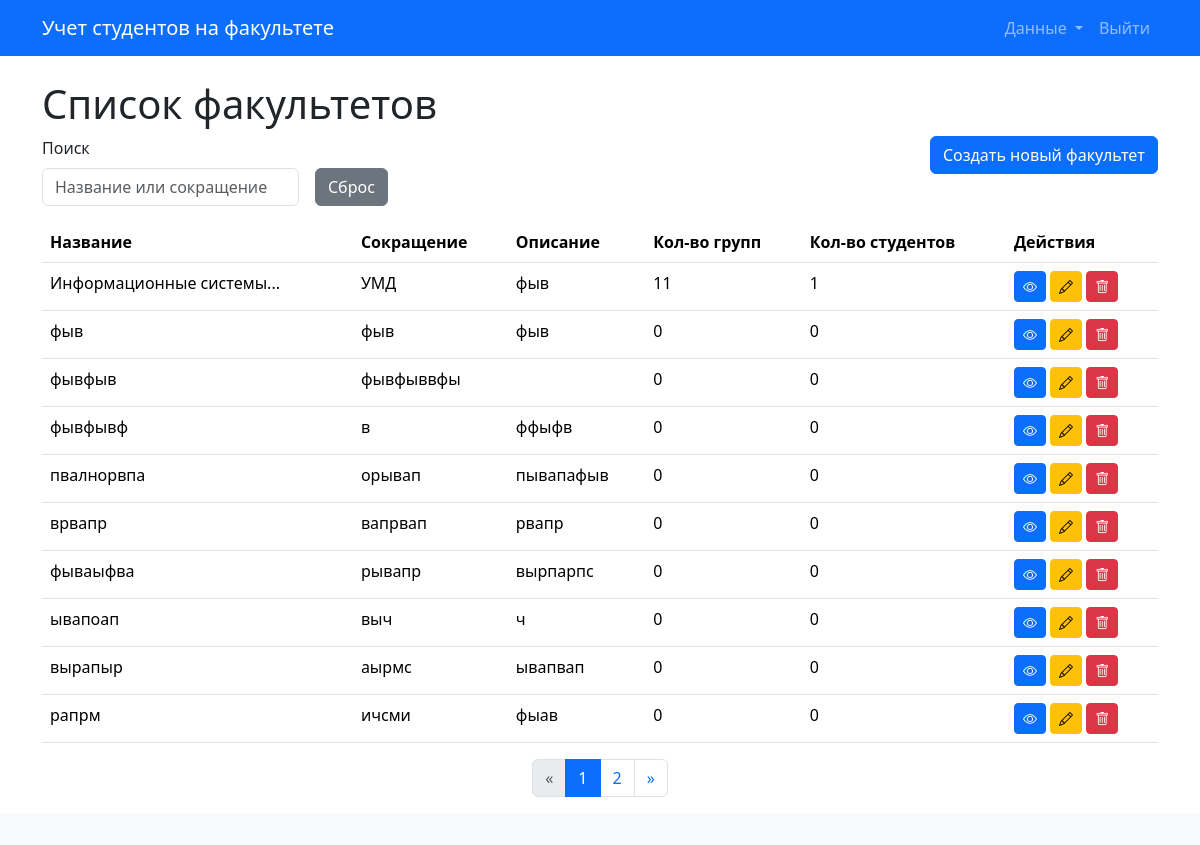
The app's page /faculties/ with its own data.
### app/models.py (models this page shows)
class Faculty(db.Model):
    id = db.Column(db.Integer, primary_key=True)
    name = db.Column(db.String(128), nullable=False)
    short_name = db.Column(db.String(32), nullable=False)
    description = db.Column(db.Text)
    groups = db.relationship('Group', backref='faculty', cascade='all, delete-orphan')

### app/routes/faculties.py (the view, shortened to what this page needs)
@bp.route('/')
def list_faculties():
    page = request.args.get('page', 1, type=int)
    per_page = 10
    search_query = request.args.get('search_query', '').strip()
    sort_column = request.args.get('sort_by', 'default')
    sort_order = request.args.get('order', 'asc')
    query = Faculty.query
    all_matching_faculties_from_db = query.all()
    faculties_processed = []
    for faculty_obj in all_matching_faculties_from_db:
        num_groups = Group.query.with_parent(faculty_obj).count()
        num_students = Student.query.join(Group).filter(Group.faculty_id == faculty_obj.id).count() if hasattr(Student, 'group_id') else 0
        faculties_processed.append({
            'id': faculty_obj.id,
            'name': faculty_obj.name,
            'short_name': faculty_obj.short_name,
            'description': faculty_obj.description,
            'num_groups': num_groups,
            'num_students': num_students
        })
    if sort_column != 'default' and faculties_processed and sort_column in faculties_processed[0].keys():
        faculties_processed.sort(key=lambda x: get_sort_key_faculties(x, sort_column), reverse=(sort_order == 'desc'))
    elif not faculties_processed:
        pass
    else:
         faculties_processed.sort(key=lambda x: x['id'])
    total_items = len(faculties_processed)
    start_index = (page - 1) * per_page
    end_index = start_index + per_page
    paginated_faculties_list = faculties_processed[start_index:end_index]
    class SimplePagination:
        def __init__(self, page, per_page, total_items, items):
            self.page = page
            self.per_page = per_page
            self.total = total_items
            self.items = items
            self.pages = (total_items + per_page - 1) // per_page if total_items > 0 else 0
        @property
        def has_prev(self):
            return self.page > 1
        @property
        def has_next(self):
            return self.page < self.pages
        @property
        def next_num(self):
            return self.page + 1 if self.has_next else None
        def iter_pages(self, left_edge=1, left_current=1, right_current=2, right_edge=1):
            last = 0
            for num in range(1, self.pages + 1):
                if num <= left_edge or \
                   (num > self.page - left_current - 1 and num < self.page + right_current) or \
                   num > self.pages - right_edge:
                    if last + 1 != num:
                        yield None
                    yield num
                    last = num
    pagination_obj = SimplePagination(page, per_page, total_items, paginated_faculties_list)
    return render_template('faculties/list.html',
                           pagination=pagination_obj,
                           search_query=search_query,
                           sort_by=sort_column,
                           order=sort_order
                           )

### app/templates/faculties/list.html (shortened to what this page needs)
{% extends "base.html" %}
{% block content %}
    <h1>Список факультетов</h1>
    <div class="row mb-3">
        <div class="col-md-8">
            <form method="GET" action="{{ url_for('.list_faculties') }}" class="row g-3 align-items-end" id="filterSortForm">
                <div class="col-auto">
                    <label for="search_query" class="form-label">Поиск</label>
                    <input type="text" name="search_query" id="search_query" class="form-control" placeholder="Название или сокращение" value="{{ request.args.get('search_query', '') }}" onchange="this.form.submit()">
                </div>
                 <div class="col-auto">
                    <a href="{{ url_for('.list_faculties') }}" class="btn btn-secondary">Сброс</a>
                </div>
            </form>
        </div>
        <div class="col-md-4 text-end">
            <a href="{{ url_for('.create_faculty') }}" class="btn btn-primary">Создать новый факультет</a>
        </div>
    </div>
    <table class="table table-hover">
        <thead>
            <tr>
                <th><a href="#" class="sortable-header" data-sort="name">Название</a></th>
                <th><a href="#" class="sortable-header" data-sort="short_name">Сокращение</a></th>
                <th><a href="#" class="sortable-header" data-sort="description">Описание</a></th>
                <th><a href="#" class="sortable-header" data-sort="groups">Кол-во групп</a></th>
                <th><a href="#" class="sortable-header" data-sort="students">Кол-во студентов</a></th>
                <th>Действия</th>
            </tr>
        </thead>
        <tbody>
            {% for faculty in pagination.items %}
            <tr>
                <td>{{ faculty.name | truncate(25, True, '...') }}</td>
                <td>{{ faculty.short_name }}</td>
                <td>{{ faculty.description | truncate(15, True, '...') if faculty.description else '' }}</td>
                <td>{{ faculty.num_groups }}</td>
                <td>{{ faculty.num_students }}</td>
                <td>
                    <a href="{{ url_for('faculty_groups.list_groups', faculty_id=faculty.id) }}" class="btn btn-sm btn-primary" title="Просмотр групп факультета"><i class="bi bi-eye"></i></a>
                    <a href="{{ url_for('.edit_faculty', id=faculty.id) }}" class="btn btn-sm btn-warning" title="Редактировать факультет"><i class="bi bi-pencil"></i></a>
                    <button type="button" class="btn btn-sm btn-danger" data-bs-toggle="modal" data-bs-target="#confirmDeleteModal" data-delete-url="{{ url_for('.delete_faculty', id=faculty.id) }}" data-faculty-name="{{ faculty.name }}" title="Удалить факультет"><i class="bi bi-trash"></i></button>
                </td>
            </tr>
            {% else %}
            <tr>
                <td colspan="6" class="text-center">Нет факультетов для отображения или по вашему запросу ничего не найдено.</td>
            </tr>
            {% endfor %}
        </tbody>
    </table>
    {% if pagination and pagination.pages > 1 %}
    <nav aria-label="Page navigation">
        <ul class="pagination justify-content-center">
            <li class="page-item {% if not pagination.has_prev %}disabled{% endif %}">
                <a class="page-link" href="{% if pagination.has_prev %}{{ url_for('.list_faculties', page=pagination.prev_num, search_query=search_query, sort_by=sort_by, order=order) }}{% else %}#__{% endif %}" aria-label="Previous">
                    <span aria-hidden="true">&laquo;</span>
                </a>
            </li>
            {% for p_num in pagination.iter_pages() %}
                {% if p_num %}
                    <li class="page-item {% if p_num == pagination.page %}active{% endif %}">
                        <a class="page-link" href="{{ url_for('.list_faculties', page=p_num, search_query=search_query, sort_by=sort_by, order=order) }}">{{ p_num }}</a>
                    </li>
                {% else %}
                    <li class="page-item disabled"><span class="page-link">...</span></li>
                {% endif %}
            {% endfor %}
            <li class="page-item {% if not pagination.has_next %}disabled{% endif %}">
                <a class="page-link" href="{% if pagination.has_next %}{{ url_for('.list_faculties', page=pagination.next_num, search_query=search_query, sort_by=sort_by, order=order) }}{% else %}#__{% endif %}" aria-label="Next">
                    <span aria-hidden="true">&raquo;</span>
                </a>
            </li>
        </ul>
    </nav>
    {% endif %}
{% endblock %}

### app/templates/faculties/list.html (style rules this page uses)
.sortable-header { text-decoration: none; color: inherit; cursor: pointer; }

### records on screen
Faculty: name "Информационные системы...", short_name "УМД", description "фыв", num_groups "11", num_students "1"
Faculty: name "фыв", short_name "фыв", description "фыв", num_groups "0", num_students "0"
Faculty: name "фывфыв", short_name "фывфыввфы", num_groups "0", num_students "0"
Faculty: name "фывфывф", short_name "в", description "ффыфв", num_groups "0", num_students "0"
Faculty: name "пвалнорвпа", short_name "орывап", description "пывапафыв", num_groups "0", num_students "0"
Faculty: name "врвапр", short_name "вапрвап", description "рвапр", num_groups "0", num_students "0"
Faculty: name "фываыфва", short_name "рывапр", description "вырпарпс", num_groups "0", num_students "0"
Faculty: name "ывапоап", short_name "выч", description "ч", num_groups "0", num_students "0"
Faculty: name "вырапыр", short_name "аырмс", description "ывапвап", num_groups "0", num_students "0"
Faculty: name "рапрм", short_name "ичсми", description "фыав", num_groups "0", num_students "0"

### other values on screen
{{ p_num }} "1" "2"
